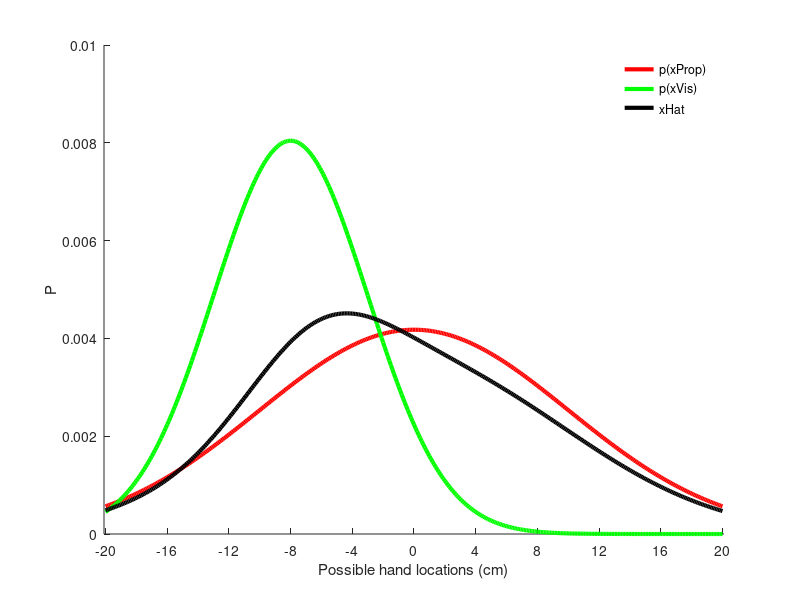
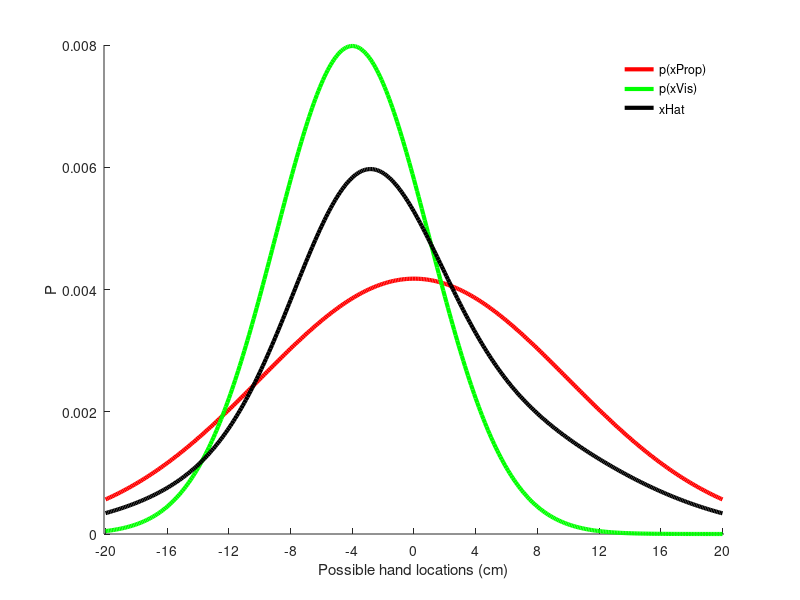
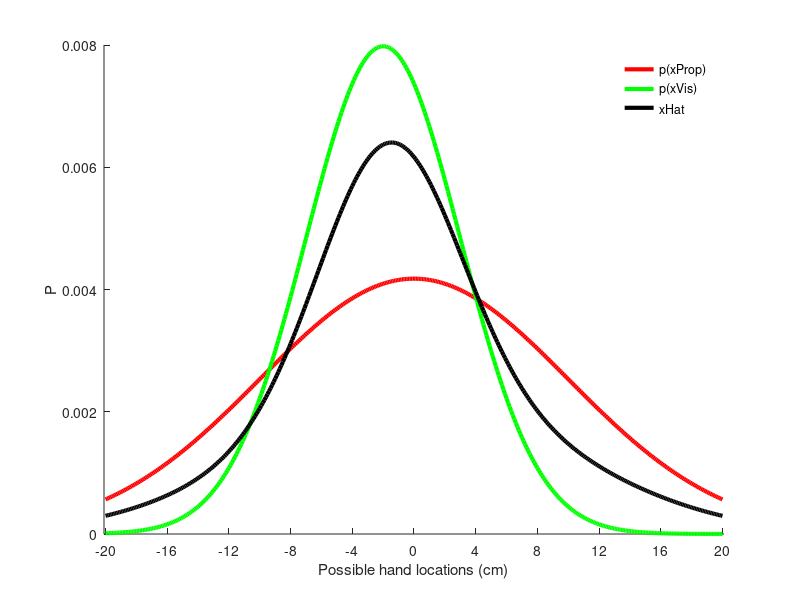
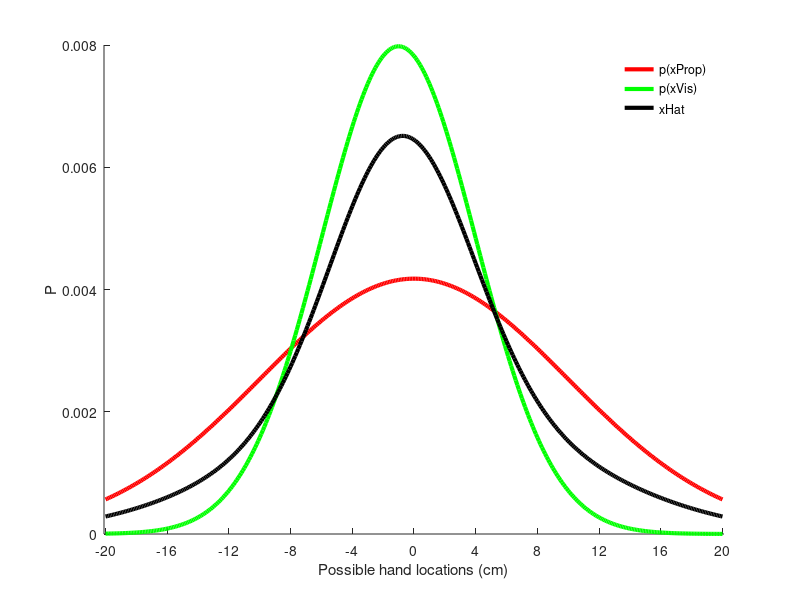

Source code (MATLAB) for these figures, in order:
%%%%% Relevance estimation model of Wei and Kording (2009)%%%%%

%This script was adapted from code provided by Konrad Kording at the
%Computational Sensory-Motor Neuroscience Summer School (2017). All the
%amazing course materials are freely available here:
%http://compneurosci.com/wiki/index.php/CoSMo_2017

clear all; close all; clc

%all the values that the subject could have perceived
x=-20:0.1:20; %we always need to integrate over unobserved signal in brain
perturbations=[-8    -4    -2    -1     0     1     2     4     8  ];


%Proprioceptive likelihood
muP=0;
sigmaP=10; %does not change anything as only ratios matter
pP=exp(-(x-muP).^2/(2*sigmaP^2));
pP=pP/sum(pP);


%Loop over stimulus parameters (visual perturbation)
for i=1:length(perturbations)
    
    figure; hold on
    p1=plot(pP,'r','linewidth',3);
    xlim([0 length(x)+1])
    set(gca,'xtick',1:40:length(x),'xticklabel',-20:4:20)
    xlabel('Possible hand locations (cm)')
    ylabel('P')
    
    %For visual likelihood
    sigmaV=5;
    muV=perturbations(i); %visual likelihood is centered on perturbed visual feedback location
    pV=exp(-(x-muV).^2/(2*sigmaV^2));  %this is Gaussian apart from a constant
    pV=pV/sum(pV);  % probabilities must add up to 1
    p2=plot(pV,'g','linewidth',3); hold on;
    
    %combined variance
    sigmaCombined = sqrt((sigmaV^2*sigmaP^2)/(sigmaV^2+sigmaP^2));
  
    %p(relevant) aka p(causal)
    C=1; %turns out this has effectively the same effect as third para
    pRelevant(i,1)=exp(-(muV).^2/(2*sigmaCombined^2))./(exp(-(muV).^2/(2*sigmaCombined^2))+C);
    
    %combine relevant and irrelevant cues
    xHat=pRelevant(i)*(pV.*pP)/sum(pV.*pP)+(1-pRelevant(i))*pP;
    p3=plot(xHat,'k','linewidth',3); % all the estimates that the subject could have seen
    meanPosterior(i)=sum(xHat.*x);
    scaling=-.5; %characterizes the magnitude of the influence of a visual disturbance on future trials
    predictedCorrection(i)=scaling*meanPosterior(i);
    legend({'p(xProp)','p(xVis)','xHat'})
    legend('boxoff')
end


figure; hold on
plot(perturbations, predictedCorrection,'b','linewidth',3);
xlabel('Perturbations (cm)')
ylabel('Corrections (cm)')

figure; hold on
plot(perturbations,pRelevant./max(pRelevant),'k','linewidth',3)
xlim([-10 10])
xlabel('Perturbations')
ylabel('Normalized p(relevant)')
